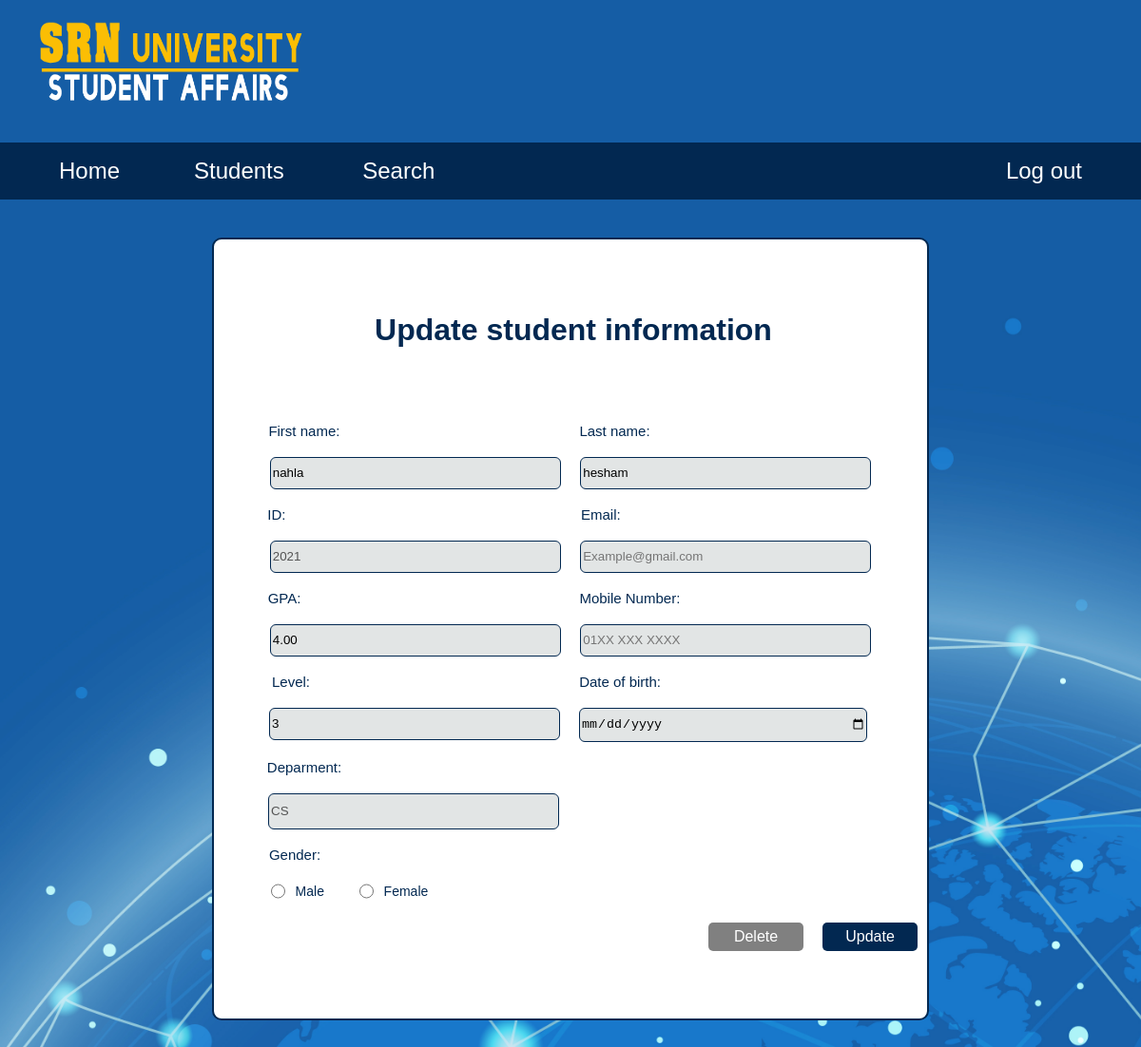
The app's page /our_students/update_student/2021/ with its own data.
### our_students/models.py (models this page shows)
class students(models.Model):
    fname = models.CharField(max_length=255)
    lname = models.CharField(max_length=255)
    id = models.CharField(max_length=255,primary_key=True)
    status = models.CharField(max_length=255)
    level = models.IntegerField()
    department = models.CharField(max_length=20)
    gpa = models.DecimalField(max_digits=3,decimal_places=2)

### our_students/views.py (the view, shortened to what this page needs)
# urls.py: path('update_student/<str:id>/', views.update_student, name='update_student'),
def update_student(request, id):
    template = loader.get_template('UpdateStudent.html')
    stud = students.objects.get(id=id)
    context = {
            'our_students': stud,
        }
    return HttpResponse(template.render(context, request))

### our_students/templates/UpdateStudent.html (shortened to what this page needs)
<!DOCTYPE html>
<html>
{%load static%}
<head>
  <link rel="stylesheet" type="text/css" href="{% static 'styles\UpdateStrudentStyle.css' %}">
  <link rel="stylesheet" href="{% static 'styles\navStyle.css' %}">
</head>
<body>
  <header class="headofpage">
    <a style="padding: 10px;" ; href="Home.html"><img src="{% static 'Styles\pics\newlogo.png'%} " alt = "backgroud"
        style="width: 300px; height: 90px;padding: 20px;" /> </a>
    <div class="navBar">
      <ul class="navList">
        <li class="home"><a href="Home.html">Home </a></li>
        <div class="dropdown">
          <li class="dropbtn">Students</li>
        </div>
        <li class="s"><a href="SearchStudent.html">Search</a></li>
        <li class="logout"><a href="Login.html"> Log out</a></li>
      </ul>
    </div>
  </header>
  <div class="Whole">
    <br><br>
    <h1 id="Update_student" style="text-align: center;">Update student information</h1><br><br><br><br>
    <form id="form" method="POST" >
      <label for="fname" style="left: 7px;">First name:</label><label for="lname" style="left: 9px;">Last name:</label>
      <br><br>
      <input type="text" id="fname" name="fname" class="txtboxStyle1" placeholder="First name" value="{{our_students.fname}}">&emsp;
      <input  type="text" id="lname" name="lname" class="txtboxStyle1" placeholder="Last name" value="{{our_students.lname}}"><br><br>
      <label for="ID" style="left: -36px;">ID:</label> <label for="email" style="left: 20px;">Email:</label><br><br>
      <input type="text" id="ID" name="ID" minlength="8" class="txtboxStyle2" placeholder="20XXXXXX" disabled value="{{our_students.id}}">&emsp;
      <input type="email" id="email" name="email" class="txtboxStyle2" placeholder="Example@gmail.com" value="{{our_students.email}}"><br><br>
      <label for="GPA" style="left: 2px;">GPA:</label><label for="phone_no" style="left:45px;">Mobile
        Number:</label><br><br>
      <input type="number" min = "0" max = "4" step = "0.1" id="GPA" name="GPA" class="txtboxStyle2" placeholder="GPA" value="{{our_students.gpa}}">&emsp;
      <input type="tel" id="phone_no" name="phone_no" minlength="11" class="txtboxStyle2" placeholder="01XX XXX XXXX"
        value=""><br><br>
      <label for="level">Level: </label> <label for="DOB" style="left:30px">Date of birth:</label><br><br>
      <input type=text name = "level"list="level" id="level" class="txtboxStyle2" placeholder="Choose your level" value="{{our_students.level}}">
      <input type="date" id="DOB" name="DOB" class="txtboxStyle2" placeholder="Date of birth" min="1999-01-01" max="2004-12-31"
        style="right:5px; height:34px" value=""><br><br>
      <label for="dep" style="left:-155px">Deparment: </label> <br><br>
      <input type="text" list="depart" id="dep" name="department" placeholder="Deparment"
        style="left:-165px; height:34px;" disabled value="{{our_students.department}}"><br><br>
      <label for="g" style="left: -165px;">Gender: </label><br><br><br>
      <input type="radio" id="male" name="gender" value="Male" class="radio"
      >
      <label for="gender" class="male">Male</label>&emsp;&emsp;
      <input type="radio" id="female" name="gender" value="Female">
      <label for="gender" class="female">Female</label>
      <br><br><br><br>
      <div class="btnStyle">
        <input type="submit" value="Update">&emsp;
        <input type="button" value="Delete" class="delete-button"><br><br><br>
      </div>
    </form>
  </div>
</body>
</html>

### our_students/static/styles/UpdateStrudentStyle.css (style rules this page uses)
.Whole { width:750px; height: 800px; position: relative; border: 2px solid #022851; border-radius: 10px; margin-top: 100px; padding-bottom: 20px; margin: 40px auto; position: relative; background-color: white; }
#Update_student { position: relative; left: 3px; top : 20px; color: #022851 ; font-family: ProximaNova, sans-serif; }
.btnStyle input[value="Update"] { background-color:#022851; width: 100px; margin: 10px 10px 10px 10px; text-align: center; color: #ffffff; font-size: 16px; cursor: pointer; border: none; border-radius: 5px; position: relative; top: -70px; float: right; }
.btnStyle input[value="Delete"] { background-color: grey; width: 100px; margin: 10px 10px 10px 10px; text-align: center; color: #ffffff; font-size: 16px; cursor: pointer; border: none; border-radius: 5px; position: relative; top: -70px; float: right; }
input { position : relative; top: 5px; border: 1.5px solid #022851; border-radius: 6px; outline: none; width: 300px; height: 30px; background-color: rgb(226, 229, 229); }
label { font-family: ProximaNova, sans-serif; position: relative; top: 5px; left: 1px; right: 129px; color: #022851; font-size: 15px; margin-right:250px; }
input#male { position: relative; right: 30px; top: -20px; width: 15px; }
input#female { position: relative; right: 30px; top: -20px; width: 14.75px; left: -255px; }
.male { position: relative; top: -30px; left: -1px; font-size: 14px; }
.female { position: relative; top: -30px; left: -252px; font-size: 14px; }
.radio { position: relative; left:-4px; }
form { text-align: center; }

### our_students/static/styles/navStyle.css (style rules this page uses)
Html { scroll-behavior: smooth; background-image: url("pics/80910copy.png"); background-size: cover; font-family: proximaNova,sans-serif; }
body { margin:0; }
.headofpage { width: 100%; margin: 0; background-color: #155da5; }
a { text-decoration: none; }
li>a { font-size: x-large; color: rgb(255, 255, 255); }
.navList { list-style-type: none; padding: 0; }
.navList>li { display: inline; padding: 16px; margin-left: 30px; margin-right: 30px; }
.navBar { background-color: rgb(2, 40, 81); width: 100%; height: inherit; }
.navBar>ul>li a { padding: 16px; }
.home { float: left; }
.logout { float: right; }
.dropbtn { color: rgb(255, 255, 255); padding: 16px; font-size: x-large; border: none; }
.dropdown { position: relative; display: inline-block; }

### records on screen
students: fname "nahla", lname "hesham", ID "2021", GPA "4.00", level "3", department "CS"
